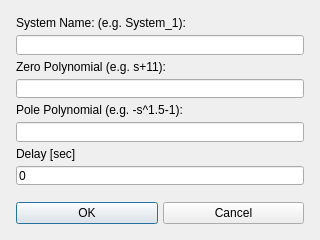
<?xml version="1.0" encoding="UTF-8"?>
<ui version="4.0">
 <class>dialogCreateNewFOTF</class>
 <widget class="QDialog" name="dialogCreateNewFOTF">
  <property name="windowModality">
   <enum>Qt::WindowModal</enum>
  </property>
  <property name="geometry">
   <rect>
    <x>0</x>
    <y>0</y>
    <width>320</width>
    <height>240</height>
   </rect>
  </property>
  <property name="minimumSize">
   <size>
    <width>320</width>
    <height>240</height>
   </size>
  </property>
  <property name="maximumSize">
   <size>
    <width>480</width>
    <height>360</height>
   </size>
  </property>
  <property name="windowTitle">
   <string>Create new FOTF</string>
  </property>
  <property name="modal">
   <bool>true</bool>
  </property>
  <layout class="QVBoxLayout" name="verticalLayout_2">
   <item>
    <layout class="QVBoxLayout" name="verticalLayout">
     <property name="spacing">
      <number>5</number>
     </property>
     <property name="leftMargin">
      <number>5</number>
     </property>
     <property name="topMargin">
      <number>5</number>
     </property>
     <property name="rightMargin">
      <number>5</number>
     </property>
     <property name="bottomMargin">
      <number>5</number>
     </property>
     <item>
      <widget class="QLabel" name="label">
       <property name="text">
        <string>System Name: (e.g. System_1):</string>
       </property>
      </widget>
     </item>
     <item>
      <widget class="QLineEdit" name="lineEditSysName"/>
     </item>
     <item>
      <widget class="QLabel" name="label_4">
       <property name="text">
        <string>Zero Polynomial (e.g. s+11):</string>
       </property>
      </widget>
     </item>
     <item>
      <widget class="QLineEdit" name="lineEdit_ZeroPoly"/>
     </item>
     <item>
      <widget class="QLabel" name="label_3">
       <property name="text">
        <string>Pole Polynomial (e.g. -s^1.5-1):</string>
       </property>
      </widget>
     </item>
     <item>
      <widget class="QLineEdit" name="lineEdit_PolePoly"/>
     </item>
     <item>
      <widget class="QLabel" name="label_2">
       <property name="text">
        <string>Delay [sec]</string>
       </property>
      </widget>
     </item>
     <item>
      <widget class="QLineEdit" name="lineEdit_DelayText">
       <property name="text">
        <string>0</string>
       </property>
      </widget>
     </item>
    </layout>
   </item>
   <item>
    <layout class="QHBoxLayout" name="horizontalLayout">
     <property name="spacing">
      <number>5</number>
     </property>
     <property name="leftMargin">
      <number>5</number>
     </property>
     <property name="topMargin">
      <number>5</number>
     </property>
     <property name="rightMargin">
      <number>5</number>
     </property>
     <property name="bottomMargin">
      <number>5</number>
     </property>
     <item>
      <widget class="QPushButton" name="pushButtonOK">
       <property name="text">
        <string>OK</string>
       </property>
      </widget>
     </item>
     <item>
      <widget class="QPushButton" name="pushButtonCancel">
       <property name="text">
        <string>Cancel</string>
       </property>
      </widget>
     </item>
    </layout>
   </item>
  </layout>
 </widget>
 <resources/>
 <connections/>
</ui>
